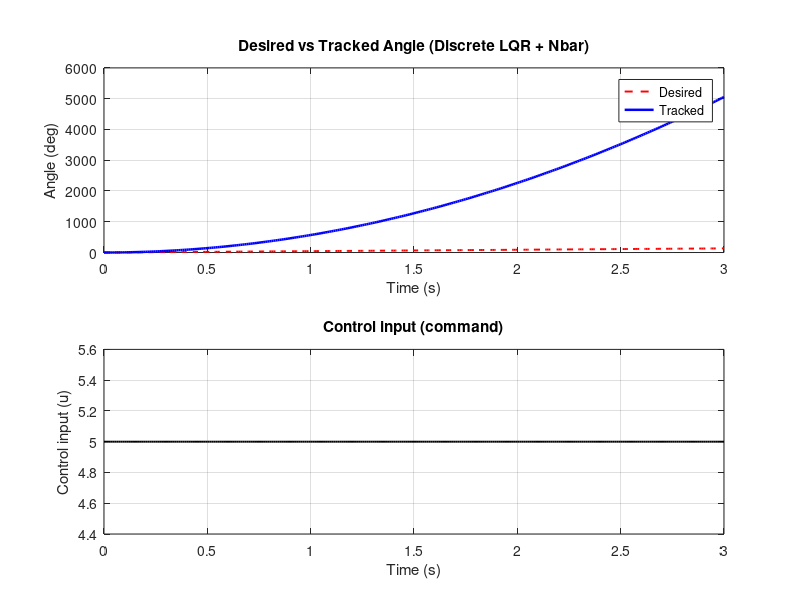
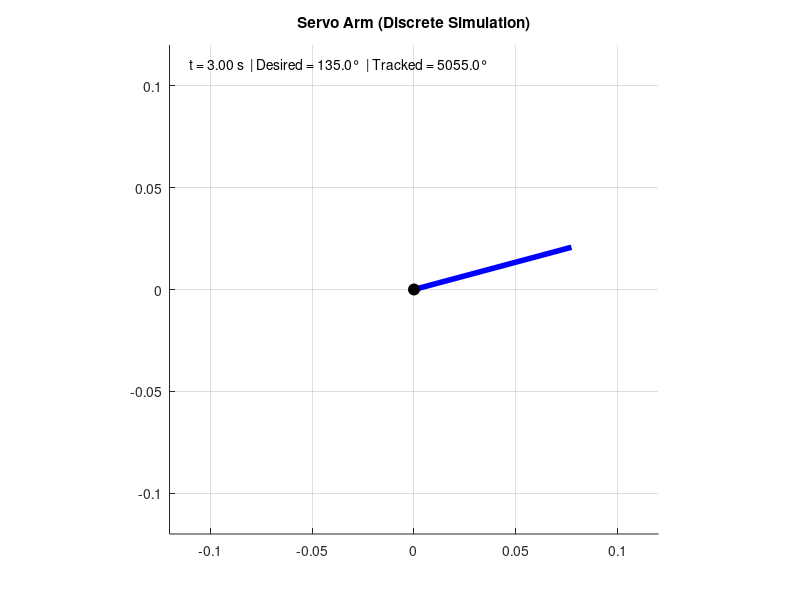

These figures' MATLAB source, in order:
clc;
close all;
clear all;

%%%%%%%%%%%%%%%%%%%%%%%%%%%%%%%%%%%%%%%%%%%%%%%%%%%%%%%%%%%%%%%%%%%

% % Example usage of intent_to_actions_gemini.m
% generate_with_gemini("Rotate servo 90 degrees, wait 2 seconds, then return to 0.");
% 
% function generate_with_gemini(prompt)
%     % Set your Gemini API Key (get it from AI Studio: https://aistudio.google.com/app/apikey)
%     apiKey = getenv("GEMINI_API_KEY");
%     if isempty(apiKey)
%         error("GEMINI_API_KEY environment variable not set. Run: setx GEMINI_API_KEY ""your_key_here"" ");
%     end
% 
%     % Gemini endpoint
%     url = "https://generativelanguage.googleapis.com/v1beta/models/gemini-1.5-flash:generateContent?key=" + apiKey;
% 
%     % Build request JSON
%     data = struct( ...
%         "contents", {struct( ...
%             "role","user", ...
%             "parts", {struct("text", prompt)} ...
%         )}, ...
%         "generationConfig", struct( ...
%             "response_mime_type","application/json" ...
%         ) ...
%     );
% 
%     % Convert to JSON string
%     body = jsonencode(data);
% 
%     % Web options
%     opts = weboptions( ...
%         "MediaType","application/json", ...
%         "Timeout",60 ...
%     );
% 
%     % Make the request
%     response = webwrite(url, body, opts);
% 
%     % Extract candidates
%     if isfield(response,"candidates") && ~isempty(response.candidates)
%         disp("---- Gemini Response ----");
%         disp(response.candidates(1).content.parts(1).text);
%     else
%         disp("No candidates returned.");
%     end
% end

%%%%%%%%%%%%%%%%%%%%%%%%%%%%%%%%%%%%%%%%%%%%%%%%%%%%%%%%%%%%%%%%%%%


% % Example raw JSON text from Gemini
% rawText = '{"commands": [{"servo": {"angle": 90, "time": 2000}}, {"servo": {"angle": 0, "time": 0}}, {"servo": {"angle": 45, "time": 1000}}]}';
% 
% % Decode JSON into MATLAB struct
% cmds = jsondecode(rawText);
% 
% % Preallocate arrays
% n = numel(cmds.commands);
% angles = zeros(1,n);
% times  = zeros(1,n);
% 
% % Extract each command
% for k = 1:n
%     angles(k) = cmds.commands(k).servo.angle;
%     times(k)  = cmds.commands(k).servo.time;
% end
% 
% % Show result
% disp("Decoded Servo Commands:");
% table(times(:), angles(:), 'VariableNames', {'Time_ms','Angle_deg'})

% servo_tracking_discrete.m
% Discrete-time state-space servo tracking of JSON commands using LQR + Nbar.
% Copy this file and run in MATLAB.

clear; 
close all; 
clc;

%% === Example JSON (replace rawText with real Gemini output) ===
rawText = '{"commands": [{"servo": {"angle": 90, "time": 2000}}]}';

%% === Decode JSON and extract angles & durations ===
cmds = jsondecode(rawText);
nCmd = numel(cmds.commands);
angles_deg = zeros(1, nCmd);
dur_ms     = zeros(1, nCmd);

for k = 1:nCmd
    entry = cmds.commands(k).servo;
    if ~isfield(entry,'angle') || ~isfield(entry,'time')
        error('Each servo command must include angle and time fields.');
    end
    angles_deg(k) = double(entry.angle);
    dur_ms(k)     = double(entry.time);
end

% Interpret zero durations: replace 0 by a small hold so interpolation works
min_hold = 100; % ms (0.1 s)
dur_ms(dur_ms <= 0) = min_hold;

% Build cumulative waypoint times in seconds
waypoint_t = [0, cumsum(dur_ms)/1000]; % include t0 = 0
% Build waypoint angles: assume initial angle = 0 deg at t=0,
% then each command's angle is the target at the corresponding waypoint time.
waypoint_angles = [0, angles_deg];

% If user wants initial angle different, change waypoint_angles(1).

%% === Build dense discrete time vector and desired trajectory (linear interp) ===
dt = 0.01;              % sampling period (s) — discrete-time step
t_final = waypoint_t(end) + 1.0;  % one extra second to settle
t = 0:dt:t_final;
% piecewise-linear interpolation of desired angle
ref_deg = interp1(waypoint_t, waypoint_angles, t, 'linear', 'extrap');
ref_rad = deg2rad(ref_deg);   % convert to radians for simulation

%% === Continuous-time second-order servo model (radian units) ===
% We'll use a standard mass-damper inertia model:
% J*theta_dd + b*theta_dot = K_t * u
% state x = [theta; theta_dot], input u = torque command
J = 2.5e-4;     % kg*m^2 (tune for your virtual servo)
b = 5e-6;       % N*m*s/rad (damping)
K_t = 1e-3;     % torque per command unit (N*m per control unit)

% Continuous A,B,C,D (theta in radians)
A_c = [0 1; 0 -b/J];
B_c = [0; K_t/J];
C_c = [1 0];
D_c = 0;

% Discretize
sys_c = ss(A_c, B_c, C_c, D_c);
sys_d = c2d(sys_c, dt);
A_d = sys_d.A; B_d = sys_d.B; C_d = sys_d.C; D_d = sys_d.D;

%% === LQR design (discrete) ===
% Choose Q and R to tune performance (state weighting and control cost)
Q = diag([200, 1]);   % weight angle error heavily
R = 1e-4;             % penalize control effort (lower -> stronger actuation)
[K, ~, ~] = dlqr(A_d, B_d, Q, R);

% Compute steady-state feedforward gain Nbar for setpoint tracking:
% solve u_ss such that y_ss = r and x_ss = A_d*x_ss + B_d*u_ss
% x_ss = inv(I - A_d) * B_d * u_ss; r = C_d * x_ss => u_ss = r / (C_d * inv(I-A_d) * B_d)
I = eye(size(A_d));
invIA = inv(I - A_d);
den = C_d * (invIA * B_d);
if abs(den) < 1e-12
    warning('Denominator for Nbar is tiny; feedforward may be unstable. Setting Nbar=1.');
    Nbar = 1;
else
    Nbar = 1 / den;   % scalar because single-output
end

%% === Simulate closed-loop discrete-time dynamics ===
N = length(t);
x = zeros(2, N);    % state history [theta; theta_dot]
y = zeros(1, N);    % output (theta)
u_hist = zeros(1, N);% control input (command signal)

% initial state: start at ref(1) if you want to start at initial reference
x(:,1) = [ref_rad(1); 0];  

for k = 1:N-1
    % current state
    xk = x(:,k);
    % reference value at this time (scalar)
    r_k = ref_rad(k);
    % control law: u = -K*x + Nbar * r
    u = -K * xk + Nbar * r_k;
    % optional saturation (simulate actuator limits)
    u = max(min(u, 5), -5);  % clamp to [-5, 5] (tweakable)
    % state update (discrete)
    x(:,k+1) = A_d * xk + B_d * u;
    y(k) = C_d * xk;
    u_hist(k) = u;
end
% final outputs
 y(N) = C_d * x(:,N);
u_hist(N) = u_hist(N-1);

% convert to degrees for plotting
y_deg = rad2deg(y);
ref_deg_plot = rad2deg(ref_rad);

%% === Plots: reference vs tracked, and control input ===
figure('Name','Discrete Servo Tracking','Units','normalized','Position',[0.1 0.1 0.8 0.7]);

subplot(2,1,1);
plot(t, ref_deg_plot, 'r--','LineWidth',1.4); hold on;
plot(t, y_deg, 'b-','LineWidth',1.8);
xlabel('Time (s)'); ylabel('Angle (deg)');
legend('Desired','Tracked','Location','best');
title('Desired vs Tracked Angle (Discrete LQR + Nbar)');
grid on;

subplot(2,1,2);
plot(t, u_hist, 'k-','LineWidth',1.4);
xlabel('Time (s)'); ylabel('Control input (u)');
title('Control input (command)');
grid on;

%% === Animation: servo arm moving over time ===
figure('Name','Servo Animation','Units','normalized','Position',[0.05 0.05 0.35 0.4]);
L = 0.08;  % arm length (m)
base = [0,0];

% prepare axes
ax = gca;
axis equal;
axis([-0.12 0.12 -0.12 0.12]);
hold on; grid on;
title('Servo Arm (Discrete Simulation)');
hArm = plot([0, L], [0,0], 'b-', 'LineWidth', 4);
hPivot = plot(0,0,'ko','MarkerSize',8,'MarkerFaceColor','k');
hText = text(-0.11,0.11,'', 'FontSize', 10);

% animate at sampling rate (or slower for smoothness)
frameStep = 1;  % animate every sample; increase for faster playback
for k = 1:frameStep:N
    th = deg2rad(y_deg(k)); % already rad but convert from deg just to be safe
    xend = L * cos(th);
    yend = L * sin(th);
    set(hArm, 'XData', [0 xend], 'YData', [0 yend]);
    set(hText, 'String', sprintf('t = %.2f s  | Desired = %.1f°  | Tracked = %.1f°', ...
        t(k), ref_deg_plot(k), y_deg(k)));
    drawnow;
    pause(0.01);  % control animation speed; adjust if needed
end

%% === Performance metrics (optional) ===
err = ref_deg_plot - y_deg;
rmse = sqrt(mean(err.^2));
fprintf('Tracking RMSE = %.4f deg over %.2f s\n', rmse, t(end));
